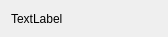
<?xml version="1.0" encoding="UTF-8"?>
<ui version="4.0">
 <class>Form</class>
 <widget class="QWidget" name="Form">
  <property name="geometry">
   <rect>
    <x>0</x>
    <y>0</y>
    <width>168</width>
    <height>37</height>
   </rect>
  </property>
  <property name="windowTitle">
   <string>Form</string>
  </property>
  <layout class="QGridLayout" name="gridLayout_2">
   <item row="0" column="0">
    <layout class="QGridLayout" name="gridLayout">
     <item row="0" column="0">
      <widget class="QLabel" name="label">
       <property name="text">
        <string>TextLabel</string>
       </property>
      </widget>
     </item>
    </layout>
   </item>
  </layout>
 </widget>
 <resources/>
 <connections/>
</ui>
